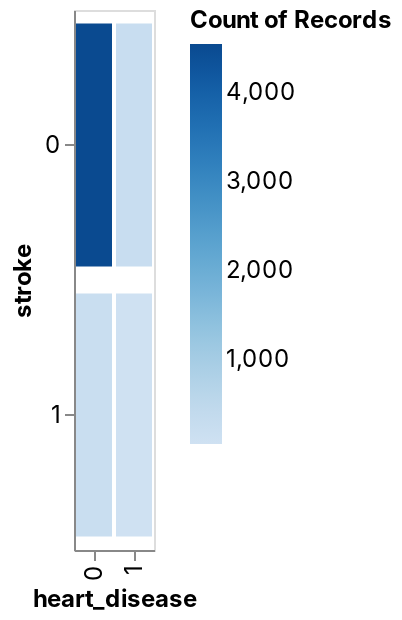

The code cell stored with this chart in its notebook:
### Code cell
DeepnoteChart(df_selected, """{"data":{"name":"placeholder"},"mark":{"type":"bar","tooltip":true},"height":220,"$schema":"https://vega.github.io/schema/vega-lite/v4.json","autosize":{"type":"fit"},"encoding":{"x":{"sort":null,"type":"nominal","field":"heart_disease","scale":{"type":"linear","zero":false}},"y":{"sort":null,"type":"nominal","field":"stroke","scale":{"type":"linear","zero":true}},"color":{"sort":null,"type":"quantitative","field":"COUNT(*)","scale":{"type":"linear","zero":false},"aggregate":"count"}}}""")

### Figure 1 — Vega-Lite specification as saved in the notebook (floating-point values rounded to 4 significant figures; data arrays with more than 128 entries replaced by an {"elided": "..."} marker saying what was removed)
{"config": {"view": {"continuousWidth": 400, "continuousHeight": 300}, "area": {"fill": "#51C0E9"}, "axis": {"labelFont": "Inter, sans-serif", "labelFontSize": 12, "labelFontWeight": "normal", "labelLimit": 60, "labelOverlap": "greedy", "titleFont": "Inter, sans-serif", "titleFontSize": 12, "titleFontWeight": "bold"}, "background": "#ffffff", "legend": {"labelFont": "Inter, sans-serif", "labelFontSize": 12, "titleFont": "Inter, sans-serif", "titleFontSize": 12, "titleFontWeight": "bold"}, "line": {"stroke": "#51C0E9", "strokeWidth": 2}, "rect": {"fill": "#51C0E9"}, "title": {"anchor": "start", "color": "#000000", "font": "Inter, sans-serif", "fontSize": 22, "fontWeight": "normal"}}, "data": {"name": "data-f06e69c9e161b340b01e7062615401ca"}, "mark": {"type": "bar", "tooltip": true}, "autosize": {"type": "fit"}, "encoding": {"color": {"type": "quantitative", "aggregate": "count", "field": "COUNT(*)", "scale": {"type": "linear", "zero": false}, "sort": null}, "x": {"type": "nominal", "field": "heart_disease", "scale": {"type": "linear", "zero": false}, "sort": null}, "y": {"type": "nominal", "field": "stroke", "scale": {"type": "linear", "zero": true}, "sort": null}}, "height": 300, "width": "container", "$schema": "https://vega.github.io/schema/vega-lite/v4.json", "datasets": {"data-f06e69c9e161b340b01e7062615401ca": {"elided": "5000 records"}}}
